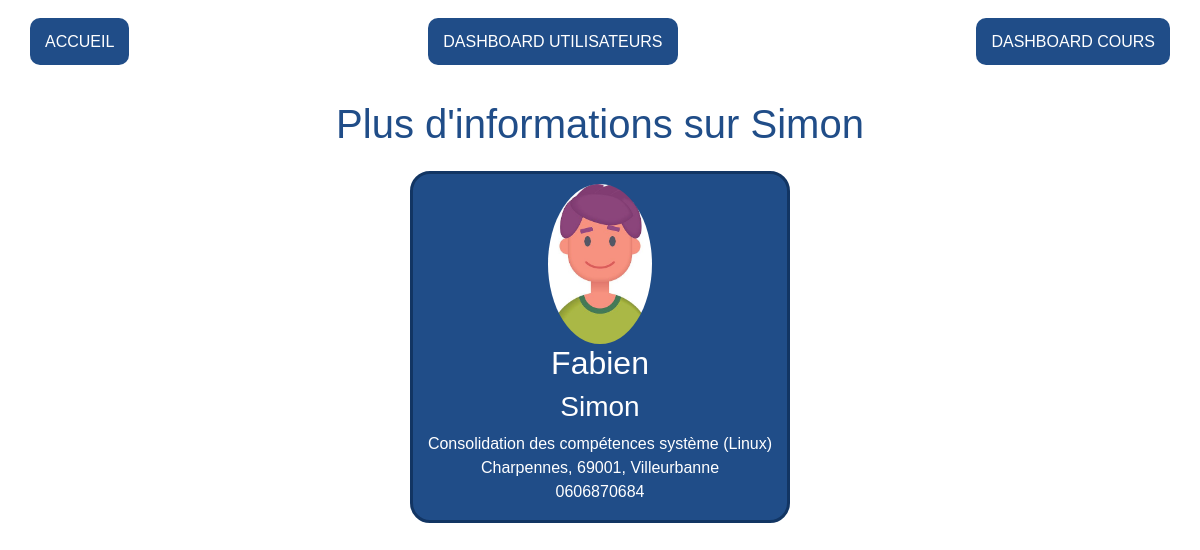
The page /views/info-user/1.php on the database its author committed.
### tables this page shows
CREATE TABLE IF NOT EXISTS `users` (
  `id` int(11) NOT NULL AUTO_INCREMENT,
  `nom` varchar(32) NOT NULL,
  `prenom` varchar(32) NOT NULL,
  `role` varchar(155) NOT NULL,
  `adresse` varchar(255) NOT NULL,
  `telephone` varchar(32) NOT NULL,
  PRIMARY KEY (`id`)
);

### controllers/more-info-user.php (called while the page is built, shortened)
<?php
include('../../models/bdd.php');
$actual_link = "http://$_SERVER[HTTP_HOST]$_SERVER[REQUEST_URI]";
$idUser= substr( $actual_link, -5, 1);
$req=$bdd->prepare("SELECT * FROM users where id = $idUser");
$req->execute();
$result=$req->fetchAll();
foreach ($result as $row => $a) {
    $nom = $a['nom'];
    $prenom = $a['prenom'];
    $role = $a['role'];
    $adresse = $a['adresse'];
    $telephone = $a['telephone'];
}
?>

### views/info-user/1.php (the view, shortened to what this page needs)
<?php
include('../../controllers/more-info-user.php');
?>
<!DOCTYPE html>
<html lang="fr">
<head>
    <?php include('../../views/partials/cdn.php');
    ?>
    <link rel="stylesheet" href="../../style/main.css">
</head>
<header>
    <?php
    include('../../views/partials/menu.php');
    ?>
</header>
<body>
    <main>
        <h1>Plus d'informations sur <?php echo $prenom; ?></h1>
        <div class="container">
            <div class="row">
                <?php
                echo '<div class="wrapper-card col-lg-4 col-6">
               <div class="wrapper-img"><img src="http://localhost/TP-consolidation-prog-JosephChanteclair/medias/avatars/' . $idUser . '.jpg" alt="Photo de profil de Simon">
               </div><h2>' . $nom . '</h2>
               <h3>' . $prenom . '</h3>
               <p>' . $role . '<br>'
                    . $adresse . '<br>'
                    . $telephone . '</p>
               </div>';
                ?>
            </div>
        </div>
    </main>
</body>
</html>

### style/main.css (style rules this page uses)
* { font-family: 'Lucida Sans', 'Lucida Sans Regular', 'Lucida Grande', 'Lucida Sans Unicode', Geneva, Verdana, sans-serif; }
h1 { color: rgb(32, 77, 136); }
main { text-align: center; }
.wrapper-card, .wrapper-card a { margin: auto; text-align: center; display: flex; flex-direction: column; justify-content: center; align-items: center; }
.wrapper-card { background-color:rgb(32, 77, 136); border-radius: 20px; color: #fff; margin: 15px auto; border: 3px solid rgb(18, 53, 99); }
.wrapper-img { margin-top: 10px; border-radius: 100%; height: 20vh; }
.wrapper-img img { position: relative; max-width: 100%; max-height: 100%; border-radius: 100%; }

### rows shown on the page
users: prenom "Simon", nom "Fabien", role "Consolidation des compétences système (Linux)", adresse "Charpennes, 69001, Villeurbanne", telephone "0606870684"
